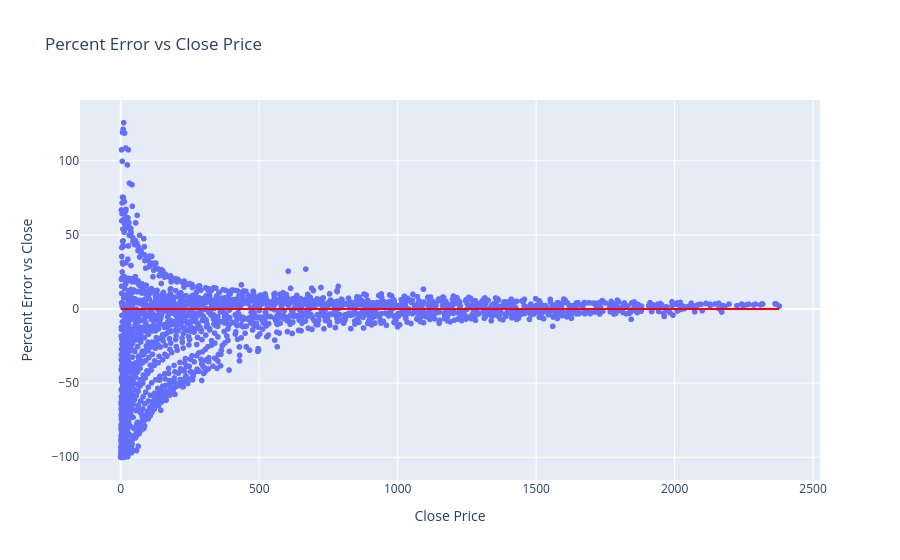

Notebook code cell kept with this figure:
### Code cell
fig = px.scatter(bsm_prices_df, x='Close Price', y='Percent Error vs Close', title='Percent Error vs Close Price')
fig.add_shape(type='line', x0=0, y0=0, x1=bsm_prices_df['Close Price'].max(), y1=0,
              line=dict(color='Red',), xref='x', yref='y')
fig.show()

### Figure 1 — Plotly figure (JSON) as saved in the notebook; plotly's stock layout.template omitted (floating-point values rounded to 4 significant figures; data arrays with more than 128 entries replaced by an {"elided": "..."} marker saying what was removed)
{"data": [{"hovertemplate": "Close Price=%{x}<br>Percent Error vs Close=%{y}<extra></extra>", "legendgroup": "", "marker": {"color": "#636efa", "symbol": "circle"}, "mode": "markers", "name": "", "showlegend": false, "type": "scattergl", "x": {"elided": "2753 float values"}, "xaxis": "x", "y": {"elided": "2753 float values"}, "yaxis": "y"}], "layout": {"legend": {"tracegroupgap": 0}, "shapes": [{"line": {"color": "Red"}, "type": "line", "x0": 0, "x1": 2378.0, "xref": "x", "y0": 0, "y1": 0, "yref": "y"}], "title": {"text": "Percent Error vs Close Price"}, "xaxis": {"anchor": "y", "domain": [0, 1], "title": {"text": "Close Price"}}, "yaxis": {"anchor": "x", "domain": [0, 1], "title": {"text": "Percent Error vs Close"}}}}
